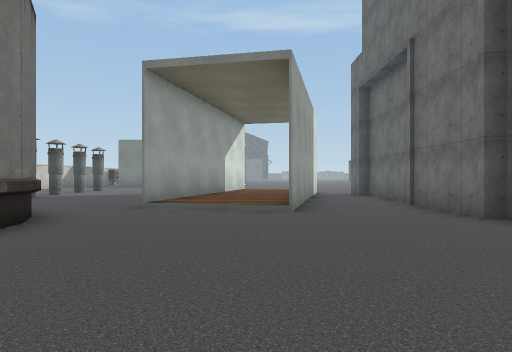
view 1 (above)

24 first-person views from a walk through a 3-D level made in the Unity game engine. The camera is 1.3 m above the floor, looks level and sees 70° across. Doors are open. The floor is counted in squares, 2 m on a side. Each view is taken from the middle of a square. On the plan, view 1 faces up. The plan holds only what a view shows up to about 11 squares ahead; the rest is blank. The place goes on beyond the plan. The player character is not drawn. Some surface patterns are stand-ins.

view 2
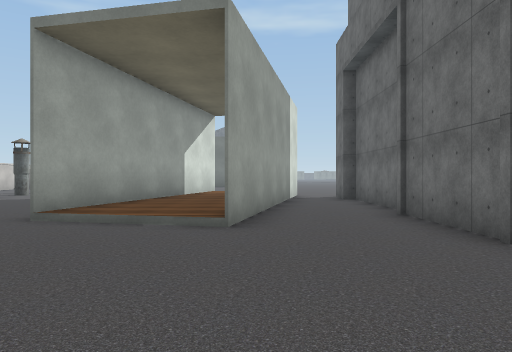

view 3
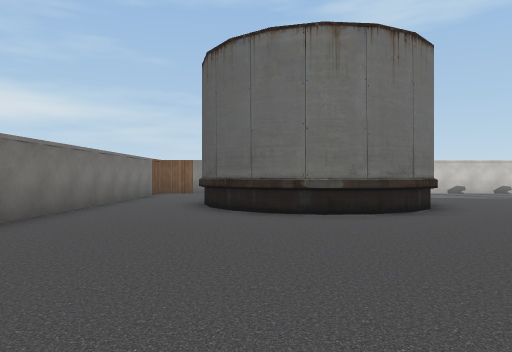

view 4
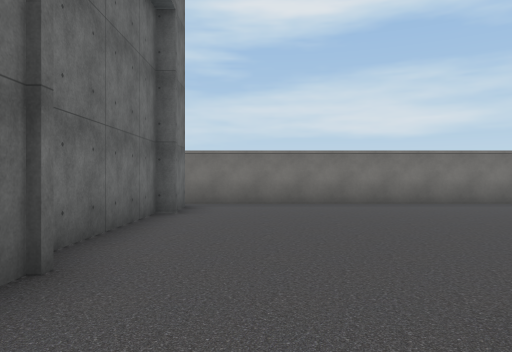

view 5
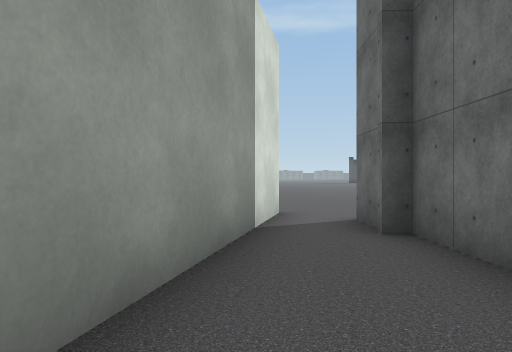

view 6
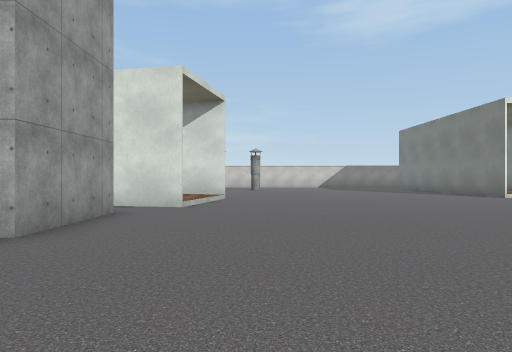

view 7
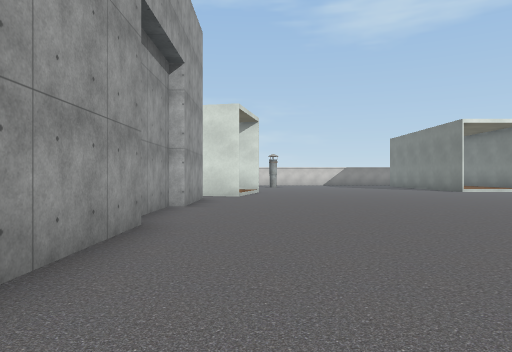

view 8
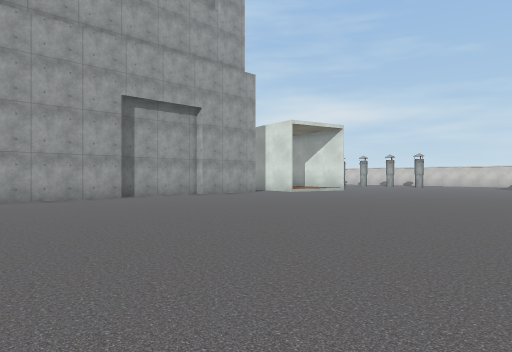

view 9
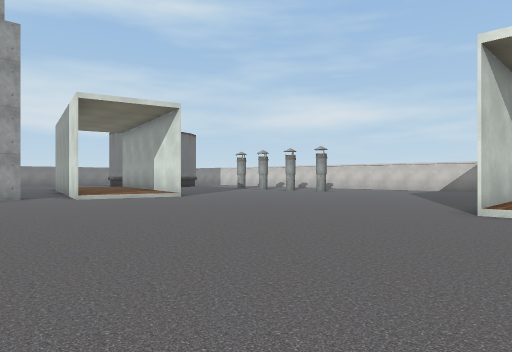

view 10
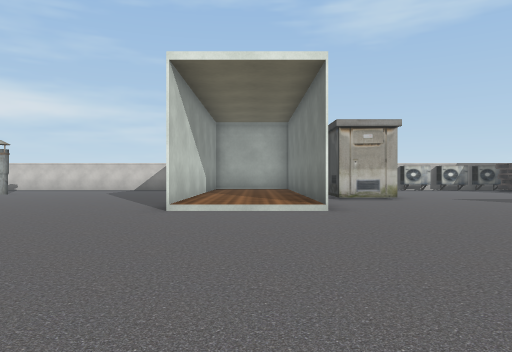

view 11
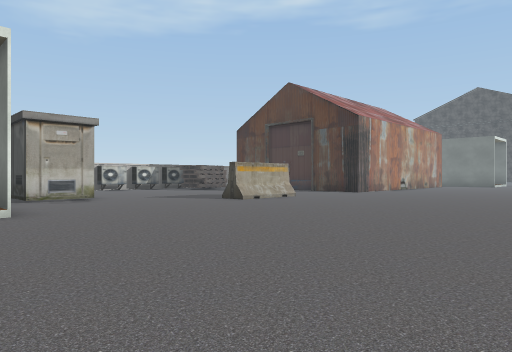

view 12
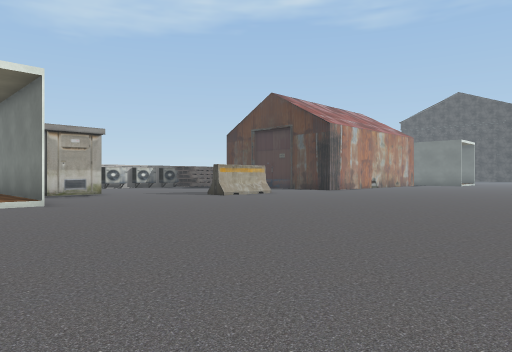

view 13
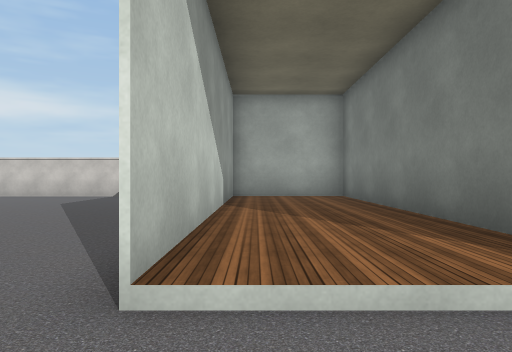

view 14
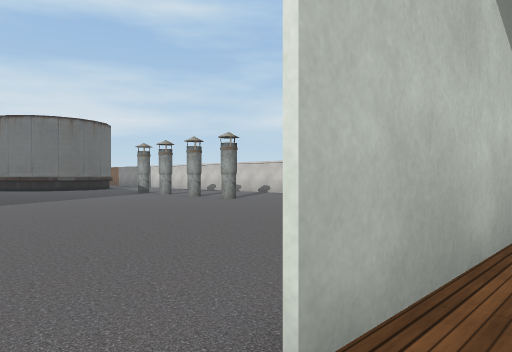

view 15
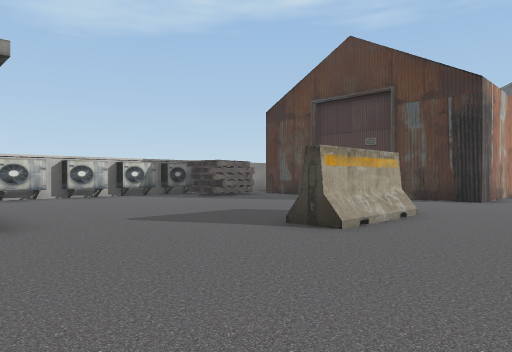

view 16
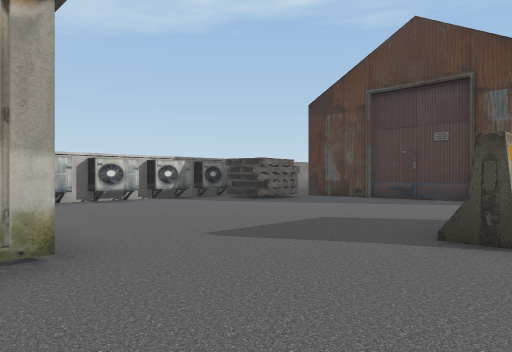

view 17
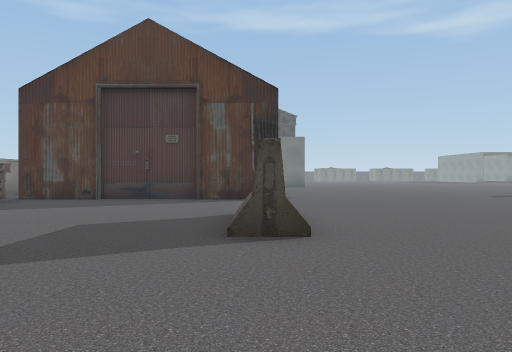

view 18
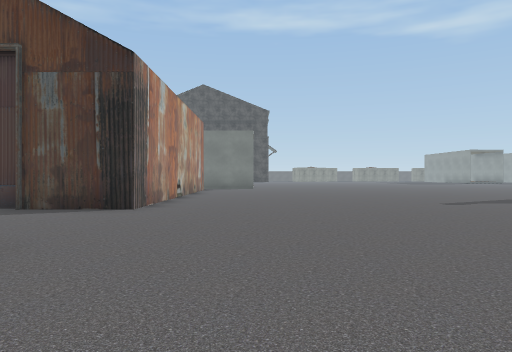

view 19
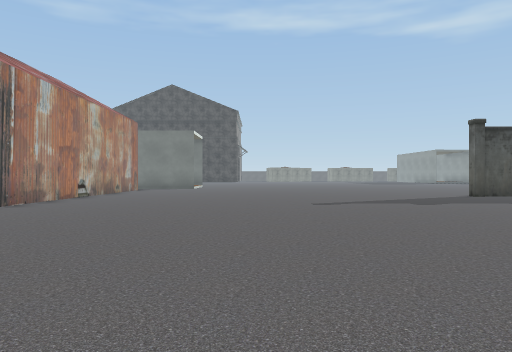

view 20
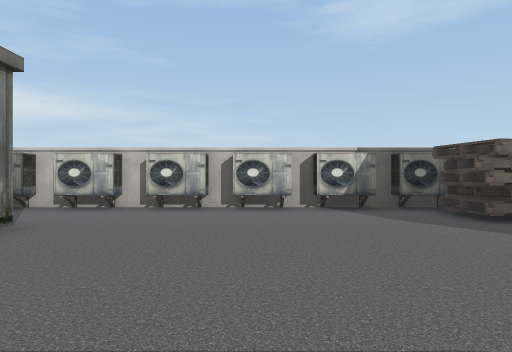

view 21
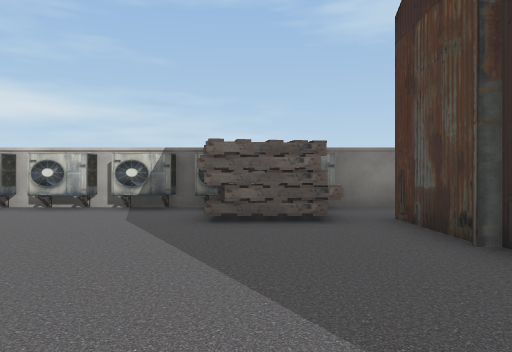

view 22
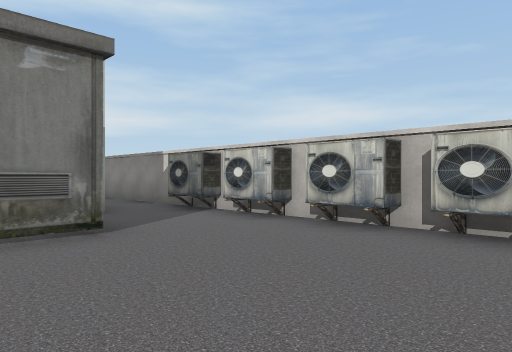

view 23
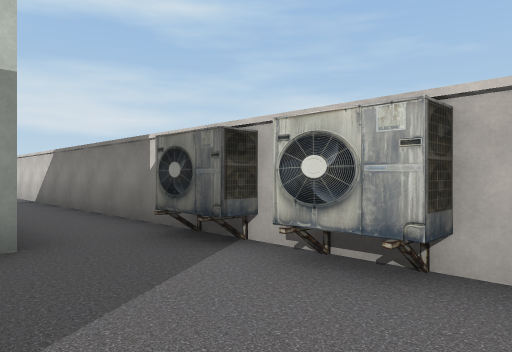

view 24
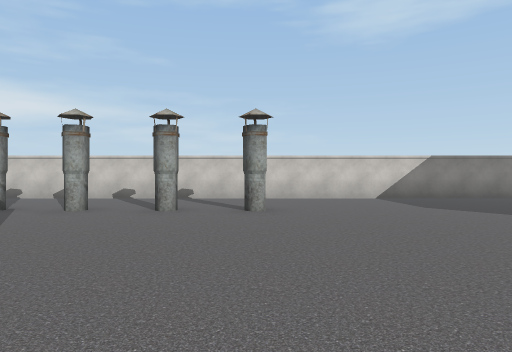

### Floor plan
Key: @ floor where view 1 was taken; # wall or solid block; . main floor; : floor 0.25 m higher than the main floor; / step, stairs or slope; D open door; O other object.
Columns run from 11 left of view 1 to 14 right of it. Each row starts with its distance up from view 1.
 42          #.............
 41          #.............
 40          #............
 39 #.. ######............
 38 #..##...##...........
 37 #OOO................
 36 #OOO................
 35 #OO................
 34 #O.......#........
 33 #........#........
 32 #O.......#.........
 31 #O.................
 30 #O.................
 29 #O..OOO#...........
 28 #...   O...........
 27 #O..  ....DD........
 26 #.#########D........
 25 #.#:::::::/.........
 24 #.#:::::::/.........  ....
 23 #.########DD..............
 22 #.........................
 21 #.........................
 20 #........................
 19 #........................
 18 #........................
 17 #........................
 16 #...O....................
 15 #.........#//.............
 14 #...O.....#::#...........
 13 #.........#: #.#########
 12 #...O.....#: #.#
 11 #...O....##:##.#
 10 #........#::#..#
  9 #. ......#::#..#
  8    ......#::#..#
  7        ..DDD#..#
  6        #.......#
  5        ##......#
  4        ##......#
  3       ##.......#
  2       #........#
  1    ............#
  0    ........@...
 -1    #############

Where each view was taken, in squares from view 1:
view 1: 0 up, 0 right, facing up
view 2: 2 up, 1 right, facing up
view 3: 3 up, 3 right, facing left
view 4: 8 up, 2 right, facing down
view 5: 8 up, 2 right, facing up
view 6: 16 up, 10 right, facing left
view 7: 15 up, 14 right, facing left
view 8: 24 up, 14 right, facing down-left
view 9: 25 up, 6 right, facing down-left
view 10: 25 up, 6 right, facing left
view 11: 25 up, 6 right, facing up-left
view 12: 24 up, 8 right, facing up-left
view 13: 24 up, 1 right, facing left
view 14: 24 up, 0 right, facing down-left
view 15: 28 up, 1 right, facing up-left
view 16: 28 up, 1 left, facing up-left
view 17: 28 up, 2 left, facing up
view 18: 31 up, 1 right, facing up
view 19: 31 up, 4 right, facing up
view 20: 32 up, 3 left, facing left
view 21: 36 up, 3 left, facing left
view 22: 33 up, 6 left, facing down-left
view 23: 30 up, 8 left, facing down-left
view 24: 16 up, 0 right, facing left
